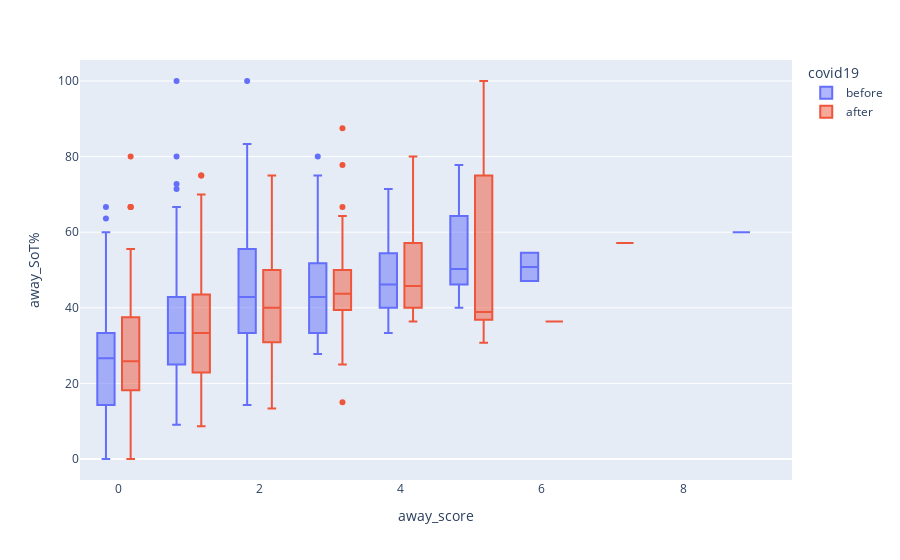

Notebook cell for this chart:
### Code cell
away_SoTpct_vs_score = px.box(away_data, x='away_score', y='away_SoT%',color='covid19')
away_SoTpct_vs_score.show()

### Figure 1 — Plotly figure (JSON) as saved in the notebook; plotly's stock layout.template omitted (floating-point values rounded to 4 significant figures; data arrays with more than 128 entries replaced by an {"elided": "..."} marker saying what was removed)
{"data": [{"alignmentgroup": "True", "hovertemplate": "covid19=before<br>away_score=%{x}<br>away_SoT%=%{y}<extra></extra>", "legendgroup": "before", "marker": {"color": "#636efa"}, "name": "before", "notched": false, "offsetgroup": "before", "orientation": "v", "showlegend": true, "type": "box", "x": {"elided": "500 int values"}, "x0": " ", "xaxis": "x", "y": {"elided": "500 float values"}, "y0": " ", "yaxis": "y"}, {"alignmentgroup": "True", "hovertemplate": "covid19=after<br>away_score=%{x}<br>away_SoT%=%{y}<extra></extra>", "legendgroup": "after", "marker": {"color": "#EF553B"}, "name": "after", "notched": false, "offsetgroup": "after", "orientation": "v", "showlegend": true, "type": "box", "x": {"elided": "355 int values"}, "x0": " ", "xaxis": "x", "y": {"elided": "355 float values"}, "y0": " ", "yaxis": "y"}], "layout": {"boxmode": "group", "legend": {"title": {"text": "covid19"}, "tracegroupgap": 0}, "margin": {"t": 60}, "xaxis": {"anchor": "y", "domain": [0, 1], "title": {"text": "away_score"}}, "yaxis": {"anchor": "x", "domain": [0, 1], "title": {"text": "away_SoT%"}}}}
